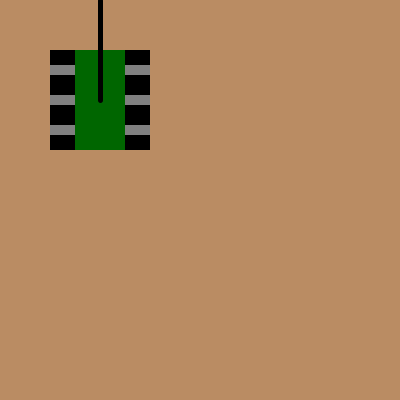
Frame 1 (no input)
Frame 60 (the mouse pressed at the canvas centre just before this capture): identical to frame 1, image omitted
Frame 120 (the mouse held since frame 60 and released just before this capture): identical to frame 1, image omitted

The Processing sketch that drew this single still picture (run headless with seeded random() and noise(); from frame 60 on, the mouse is pressed at the canvas centre):

// Processing sketch: simulatedBot
// ── simulatedBot.pde
float rotate = 0;
boolean canRotate = true;
float i = 100;
float j = 100;
float speed = 1;
//float speed = 1.5;
boolean pressed = false;
boolean wPressed = false;
boolean aPressed = false;
boolean sPressed = false;
boolean dPressed = false;

Test b;

void setup()
{
  size(400, 400);
  b = new Test();
  
}

void keyPressed()
{
  if (key == 'w' || key == 'W')
  {
    pressed = true;
    wPressed = true;
    aPressed = false;
    sPressed = false;
    dPressed = false;
  } 
  
  else if (key == 'a' || key == 'A')
  {
    pressed = true;
    aPressed = true;
    wPressed = false;
    sPressed = false;
    dPressed = false;
  }

  else if (key == 's' || key == 'S')
  {
    pressed = true;
    sPressed = true;
    wPressed = false;
    aPressed = false;
    dPressed = false;
  }

  else if (key == 'd' || key == 'D')
  {
    pressed = true;
    dPressed = true;
    wPressed = false;
    aPressed = false;
    sPressed = false;
  }
}

void keyReleased()
{
  pressed = false;
  wPressed = false;
  aPressed = false;
  sPressed = false;
  dPressed = false;
}

void draw()
{
  background(186, 140, 99);
  b.test_rotate_bot();
  b.test_draw_bot();
}

// ── Test.pde
class Test
{  
  float horizontalValue;
  float verticalValue;
  float test_rotate_bot()
  {
    {
      if (pressed)
      {
        if (wPressed)
        {
          horizontalValue = i - -speed*sin(radians(rotate));
          verticalValue = j - speed*cos(radians(rotate));

          if ((horizontalValue <= width - 50 && horizontalValue >= 50) && (verticalValue <= height - 50) && verticalValue >= 50)
          {
            i = horizontalValue;
            j = verticalValue;
            canRotate = true;
          } 
           
           else
           {
             canRotate = false;
           }
           
        }

        if (canRotate && aPressed)
        {
          rotate--;

          if (abs(rotate) == 360) rotate = 0;
        }

        if (sPressed)
        {
          horizontalValue = i + -speed*sin(radians(rotate));
          verticalValue = j + speed*cos(radians(rotate));
          if ((horizontalValue <= width - 50 && horizontalValue >= 50) && (verticalValue <= height - 50) && verticalValue >= 50)
          {
            i = horizontalValue;
            j = verticalValue;
            canRotate = true;
             println("horizontal value: "+horizontalValue);
          println("vertical value: "+verticalValue);
          } else
          {
            canRotate = false;
          }
        }

        if (canRotate && dPressed)
        {
          rotate++;

          if (abs(rotate) == 360) rotate = 0;
        }
      }
    }
    return rotate;
  }


  void test_draw_bot()
  {
    if (wPressed && canRotate)
    {
      rectMode(CENTER);
      translate(i, j);
      rotate(radians(rotate));
      fill(0, 102, 0);
      noStroke();
      rect(0, 0, 50, 100);
      rectMode(CORNER);
      fill(0);
      rect(25, -50, 25, 100);

      fill(0);
      rect(-50, -50, 25, 100);

      //loop to create animation of tracks when 'w' or 'W' is pressed.
      fill(128);
      for (int i = -35; i <= 115; i+=30)
      {
        rect(-50, i-frameCount%90, 25, 10);
        rect(25, i-frameCount%90, 25, 10);
      }

      fill(186, 140, 99);
      rect(-55, -130, 110, 80);
      rect(-55, 50, 110, 100);
      stroke(1);
      strokeWeight(5);
      line(0, 0, 0, -100);
    }
    
    else if (aPressed && canRotate)
    {
      rectMode(CENTER);
      translate(i, j);
      rotate(radians(rotate));
      fill(0, 102, 0);
      noStroke();
      rect(0, 0, 50, 100);
      rectMode(CORNER);
      fill(0);
      rect(25, -50, 25, 100);
      fill(0);
      rect(-50, -50, 25, 100);

      //loop to create animation of right track when 'a' or 'A' is pressed.
      fill(128);
      for (int i = -35; i <= 115; i+=30)
      {
        rect(25, i-frameCount%90, 25, 10);
      }

      //loop to create animation of left track when 'a' or 'A' is pressed.
      for (int i = -125; i <= 25; i+=30)
      {
        rect(-50, i+frameCount%90, 25, 10);
      }

      fill(186, 140, 99);
      rect(-55, 50, 110, 110);
      rect(-55, -125, 110, 75);
      stroke(0);
      strokeWeight(5);
      line(0, 0, 0, -100);
    }
    
    else if (sPressed && canRotate)
    {
      rectMode(CENTER);
      translate(i, j);
      rotate(radians(rotate));
      fill(0, 102, 0);
      noStroke();
      rect(0, 0, 50, 100);
      rectMode(CORNER);
      fill(0);
      rect(25, -50, 25, 100);
      rect(-50, -50, 25, 100);
      fill(128);

      //loop to create animation of tracks when 's' or 'S' is pressed.
      fill(128);
      for (int i = -125; i <= 25; i+=30)
      {
        rect(-50, i+frameCount%90, 25, 10);
        rect(25, i+frameCount%90, 25, 10);
      }

      fill(186, 140, 99);
      rect(-55, 50, 110, 100);
      rect(-55, -140, 110, 90);
      stroke(1);
      strokeWeight(5);
      line(0, 0, 0, -100);
    } 
    
    else if (dPressed && canRotate)
    {
      rectMode(CENTER);
      translate(i, j);
      rotate(radians(rotate));
      fill(0, 102, 0);
      noStroke();
      rect(0, 0, 50, 100);
      rectMode(CORNER);
      fill(0);
      rect(25, -50, 25, 100);
      rect(-50, -50, 25, 100);
      fill(128);

      //loop to create animation of tracks when 'w' or 'W' is pressed.
      fill(128);

      //loop to create animation of right track when 'a' or 'A' is pressed.
      fill(128);
      for (int i = -35; i <= 115; i+=30)
      {
        rect(-50, i-frameCount%90, 25, 10);
      }

      //loop to create animation of left track when 'a' or 'A' is pressed.
      for (int i = -125; i <= 25; i+=30)
      {
        rect(25, i+frameCount%90, 25, 10);
      }
      fill(186, 140, 99);
      rect(-55, 50, 110, 110);
      rect(-55, -130, 110, 80);
      stroke(0);
      strokeWeight(5);
      line(0, 0, 0, -100);
    }
    
    else
    {
      //pushMatrix();
      rectMode(CENTER);
      translate(i, j);
      rotate(radians(rotate));
      fill(0, 102, 0);
      noStroke();
      rect(0, 0, 50, 100);
      rectMode(CORNER);
      fill(0);
      rect(25, -50, 25, 100);
      fill(128);
      rect(25, -35, 25, 10);
      rect(25, -5, 25, 10);
      rect(25, 25, 25, 10);
      fill(0);
      rect(-50, -50, 25, 100);
      fill(128);
      rect(-50, -5, 25, 10);
      rect(-50, 25, 25, 10);
      rect(-50, -35, 25, 10);
      stroke(0);
      strokeWeight(5);
      line(0, 0, 0, -100);
      //popMatrix();
    } 
  }
}
